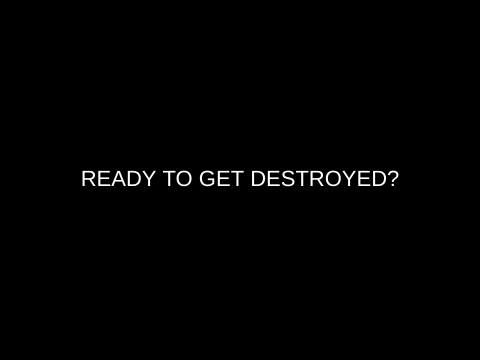
Frame 1 (no input)
Frame 60 (no input): identical to frame 1, image omitted
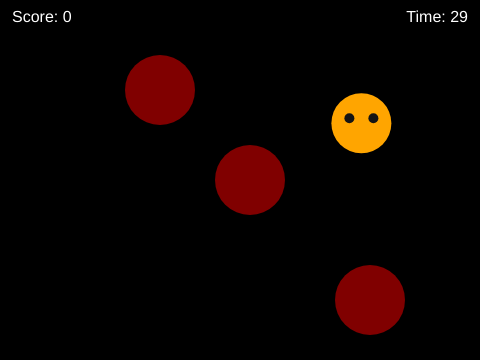
Frame 120 (the mouse pressed at the canvas centre since frame 60)

The p5.js sketch that drew these frames (run headless with seeded random() and noise() and a simulated clock; from frame 60 on, the mouse is pressed at the canvas centre):

// p5.js sketch
// ── sketch.js
let ghost;
let score = 0;
let duration = 30;
let startTime;
let state = 'start';
let spawnEvery = 70;

function setup() {
  createCanvas(480, 360);
  spawnGhost();
}

function draw() {
  background(0, 0, 0);

  if (state === 'start') {
    textAlign(CENTER, CENTER);
    fill(255);
    textSize(22);
    text('READY TO GET DESTROYED?', width / 2, height / 2);
    return;
  }

  if (state === 'over') {
    textAlign(CENTER, CENTER);
    fill(255);
    textSize(22);
    text('YOU DEFINETLY LOST\nScore: ' + score + '\nClick to retry', width / 2, height / 2);
    return;
  }
   let elapsed = (millis() - startTime) / 1000;
  let timeLeft = max(0, duration - elapsed);
  if (timeLeft <= 0) {
    state = 'over';
    return;
  }
   if (frameCount % spawnEvery === 0) spawnGhost();
  drawGhost(ghost.x, ghost.y);

  textAlign(LEFT, TOP);
  fill(255);
  textSize(16);
  text('Score: ' + score, 12, 10);
  textAlign(RIGHT, TOP);
  text('Time: ' + ceil(timeLeft), width - 12, 10);
}

function mousePressed() {
  if (state === 'start' || state === 'over') {
    state = 'play';
    score = 0;
    startTime = millis();
    spawnGhost();
    return;
  }
  if (dist(mouseX, mouseY, ghost.x, ghost.y) < 30) {
    score++;
    spawnGhost();
  }
}

function spawnGhost() {
  ghost = { x: random(40, width - 40), y: random(40, height - 40) };
}

function drawGhost(x, y) {
  noStroke();
  fill(255, 165, 0);
  ellipse(x, y, 60, 60);
  fill(20);
  ellipse(x - 12, y - 5, 10);
  ellipse(x + 12, y - 5, 10);
  fill(128,0,0 );
  ellipse(250, 180, 70, 70)
  fill(128,0,0 );
  ellipse(160, 90, 70, 70)
fill(128,0,0 );
  ellipse(370, 300, 70, 70)
 
 
}
